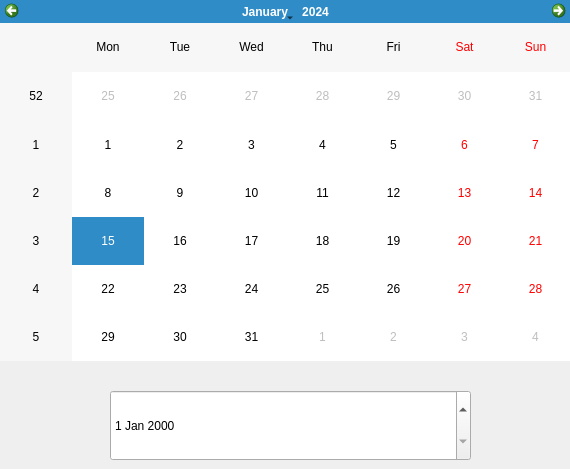
<?xml version="1.0" encoding="UTF-8"?>
<ui version="4.0">
 <class>Dialog</class>
 <widget class="QDialog" name="Dialog">
  <property name="geometry">
   <rect>
    <x>0</x>
    <y>0</y>
    <width>570</width>
    <height>469</height>
   </rect>
  </property>
  <property name="windowTitle">
   <string>Dialog</string>
  </property>
  <widget class="QCalendarWidget" name="calendarWidget">
   <property name="geometry">
    <rect>
     <x>0</x>
     <y>0</y>
     <width>571</width>
     <height>361</height>
    </rect>
   </property>
  </widget>
  <widget class="QDateEdit" name="dateEdit">
   <property name="geometry">
    <rect>
     <x>110</x>
     <y>390</y>
     <width>361</width>
     <height>71</height>
    </rect>
   </property>
  </widget>
 </widget>
 <resources/>
 <connections/>
</ui>
